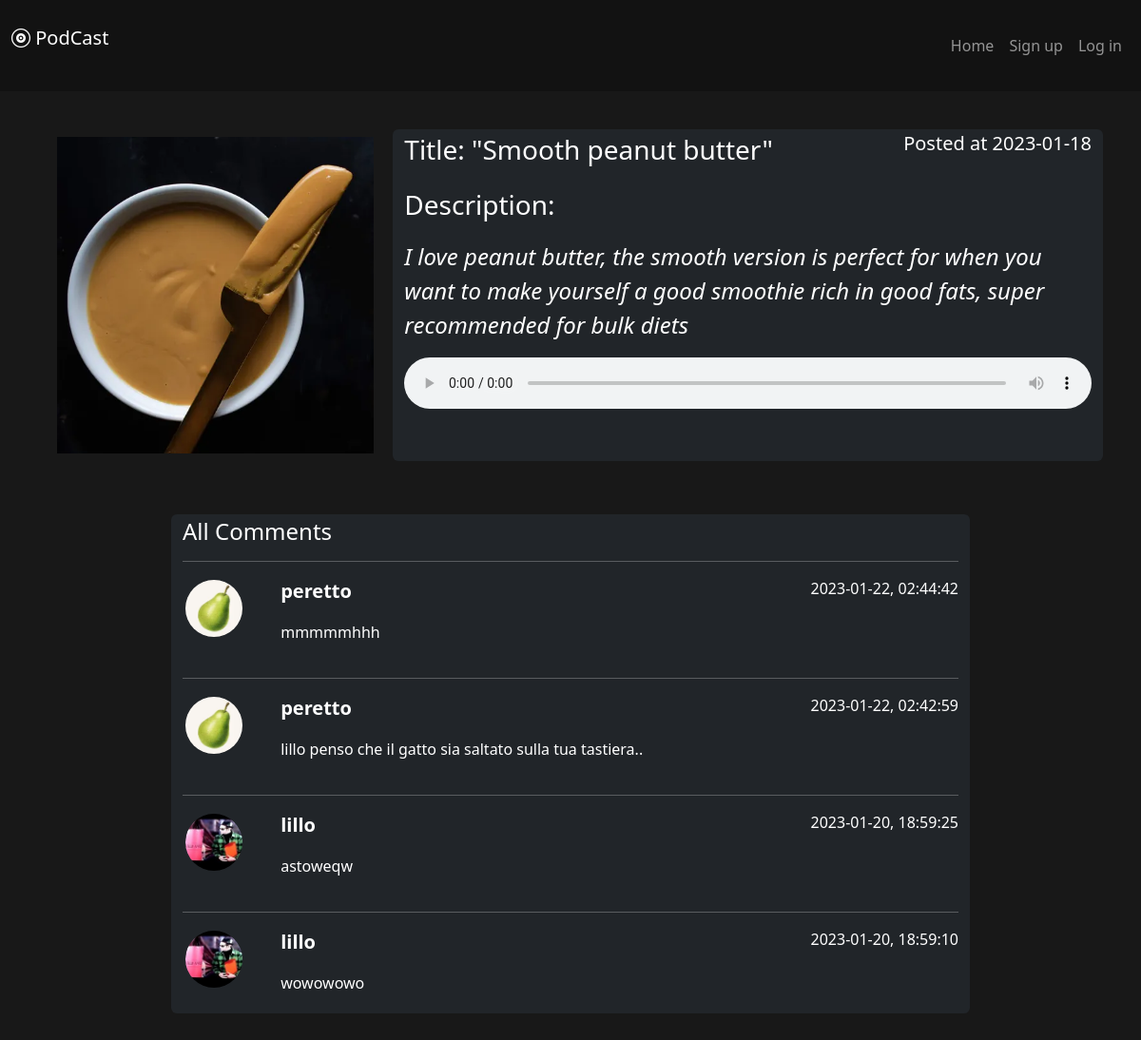
Screenshot of /episode/10 with the database file from the repository.
### tables this page shows
CREATE TABLE "serie" (
	"id"	INTEGER,
	"title"	TEXT NOT NULL,
	"description"	TEXT NOT NULL,
	"img_path"	TEXT NOT NULL,
	"created_at"	TEXT NOT NULL,
	"user_id"	INTEGER NOT NULL,
	"category_id"	INTEGER NOT NULL,
	PRIMARY KEY("id" AUTOINCREMENT),
	FOREIGN KEY("category_id") REFERENCES "category"("id"),
	FOREIGN KEY("user_id") REFERENCES "user"("id")
);

CREATE TABLE "episode" (
	"id"	INTEGER,
	"title"	TEXT NOT NULL,
	"description"	TEXT NOT NULL,
	"serie_id"	INTEGER NOT NULL,
	"posted_at"	TEXT NOT NULL,
	"audio_path"	TEXT NOT NULL,
	FOREIGN KEY("serie_id") REFERENCES "serie"("id") ON DELETE CASCADE,
	PRIMARY KEY("id" AUTOINCREMENT)
);

CREATE TABLE "comment" (
	"id"	INTEGER,
	"content"	TEXT NOT NULL,
	"posted_at"	TEXT NOT NULL,
	"user_id"	INTEGER NOT NULL,
	"episode_id"	INTEGER NOT NULL,
	FOREIGN KEY("episode_id") REFERENCES "episode"("id") ON DELETE CASCADE,
	FOREIGN KEY("user_id") REFERENCES "user"("id"),
	PRIMARY KEY("id" AUTOINCREMENT)
);

CREATE TABLE "user" (
	"id"	INTEGER,
	"username"	TEXT NOT NULL UNIQUE,
	"email"	TEXT NOT NULL UNIQUE,
	"password"	TEXT NOT NULL,
	"is_creator"	INTEGER NOT NULL,
	"img_path"	TEXT NOT NULL,
	"firstname"	TEXT,
	"surname"	TEXT,
	PRIMARY KEY("id" AUTOINCREMENT)
);

### app.py (the view)
@app.route('/episode/<int:episode_id>')
def single_episode(episode_id):
    episode = dao.get_episode(episode_id)
    if episode is None:
        return render_template('404.html'), 404
    comments = dao.get_comments(episode_id)
    return render_template('episode.html', episode=episode, comments=comments)

### dao.py (called while the page is built)
def get_episode(episode_id):
    conn = sqlite3.connect('db/podcast.db')
    conn.row_factory = sqlite3.Row
    cursor = conn.cursor()
    sql = 'SELECT episode.id, episode.title, episode.description, episode.audio_path, episode.posted_at, episode.serie_id, serie.title AS serie_title, serie.img_path, serie.user_id FROM episode INNER JOIN serie ON serie.id = episode.serie_id WHERE episode.id = ?'
    cursor.execute(sql, (episode_id,))
    episode = cursor.fetchone()
    cursor.close()
    conn.close()
    return episode

def get_comments(episode_id):
    conn = sqlite3.connect('db/podcast.db')
    conn.row_factory = sqlite3.Row
    cursor = conn.cursor()
    sql = 'SELECT comment.id, comment.posted_at, comment.content, user.username, comment.user_id, user.img_path AS user_img_path  FROM comment INNER JOIN user ON comment.user_id = user.id WHERE comment.episode_id = ? ORDER BY posted_at DESC'
    cursor.execute(sql, (episode_id,))
    comments = cursor.fetchall()
    cursor.close()
    conn.close()
    return comments

### templates/episode.html (shortened to what this page needs)
{% extends "base.html" %}
{% block content %}
<main id="main-mylist" class="col">
  <article class="row p-2 mx-2 my-2 text-white d-flex justify-content-center">
    <section id="episode-introduction">
      <div class="container">
        <div class="row">
          <div class="col-lg-4 col-md-6 col-sm-12">
            <img class="w-100 p-2" src="{{ url_for('static', filename= 'serie/' + episode.img_path ) }}"
              alt="Image about the serie {{episode.serie_title | e}}">
          </div>
          <div class="col-lg-8 col-md-6 col-sm-12 rounded bg-dark ">
            <div class="row d-flex justify-content-between">
              <p class="fs-3 col-lg-8 col-12 episode-title ">Title: "{{episode.title | e}}"</p>
              <p class="fs-5 col-auto"> Posted at {{episode.posted_at | e}}</p>
            </div>
            <div class="row">
              <p class="fs-3">Description:</p>
              <p class="fs-4 fst-italic">{{ episode.description |e }}</p>
            </div>
            <div class="row  align-items-end mb-1">
              {% if current_user.is_authenticated %}
              <audio controls class="mw-100">
                <source src="{{ url_for('static', filename = 'episode/' + episode.audio_path)}}" type="audio/mp3">
              </audio>
              {% else %}
              <audio controls class="audio-pls-signin mw-100">
                <source src="" type="audio/mp3">
              </audio>
              {% endif %}
            </div>
          </div>
        </div>
      </div>
    </section>
    <section class="container-comments">
      <div class="container my-2 py-5">
        <div class="row d-flex justify-content-center">
          <div class="col-md-12 col-lg-9 bg-dark rounded">
            <h4 class="pt-1 mb-0">All Comments</h4>
            {% for comment in comments %}
            <hr />
            <div class="row">
              <div class="col-auto">
                <img class="rounded-circle shadow-1-strong me-3 usrimg"
                  src="{{ url_for('static', filename= 'user/' + comment.user_img_path ) }}"
                  alt="Questa è l'immagine dell'utente {{ comment.username |e }}">
              </div>
              <div class="col">
                <div class="row">
                  <div class="col d-flex flex-start">
                    <p class="fs-5 fw-bold">{{ comment.username |e }}</p>
                  </div>
                  <div class="col">
                    <p class="ms-auto comment-date text-end">{{ comment.posted_at |e }}</p>
                  </div>
                </div>
                <div class="row">
                  <p class="pb-1 comment-content">
                    {{ comment.content |e }}
                  </p>
                </div>
              </div>
            </div>
            {% endfor %}
          </div>
        </div>
      </div>
    </section>
  </article>
</main>
{% endblock %}

### static/style.css (style rules this page uses)
body { padding-top: 6rem; background-color: #181818; }
.usrimg { display: inline; height: 60px; vertical-align: middle; margin: 0.2rem 0.2rem 0.2rem 0.2rem; }

### rows the page displays
serie: img_path (picture)
episode: title "Smooth peanut butter", posted_at "2023-01-18", description "I love peanut butter, the smooth version is perfect for when you want to make yourself a good smoothie rich in good fats, super recommended for bulk diets"
comment: username (picture), username "peretto", posted_at "2023-01-22, 02:44:42", content "mmmmmhhh"
comment: username (picture), username "peretto", posted_at "2023-01-22, 02:42:59", content "lillo penso che il gatto sia saltato sulla tua tastiera.."
comment: username (picture), username "lillo", posted_at "2023-01-20, 18:59:25", content "astoweqw"
comment: username (picture), username "lillo", posted_at "2023-01-20, 18:59:10", content "wowowowo"
